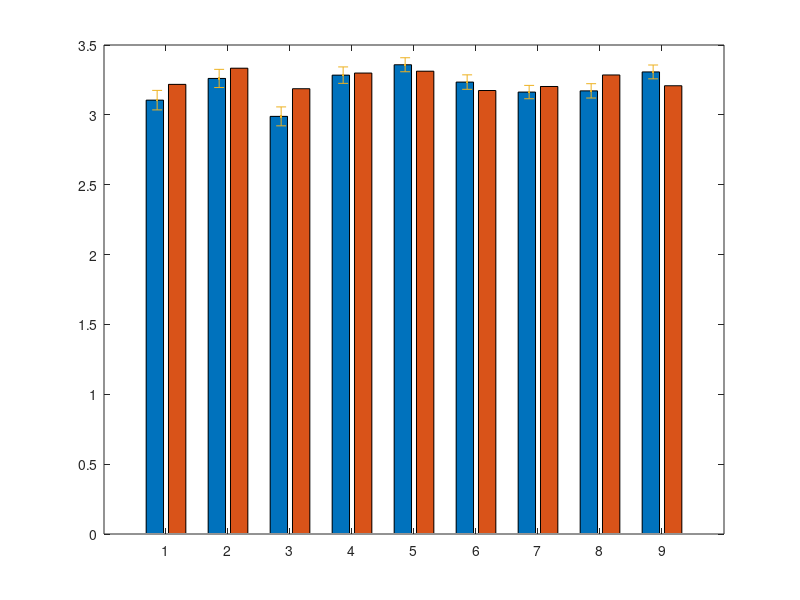

The MATLAB script that drew this image: (Note: this script raises an error after producing the figure.)

% Visualize the data in the EXE-LIM network
% Guoshi Li (5/24/2020)


clc;
close all;
clear all;

load EC;  % Estimated (optimized) EC for 98 NC and 96 MDD subjects
load SC;  % Structural connectivity with reduced models

NR = 9;   % Number of ROIs
NP = 71;  % Number of estimated parameters
NM = 2;   % Number of networks

Nb = [4 5]; % Number of ROIs in each network

n1 = Count_NC;  % Number of NC subjects
n2 = Count_MDD; % Number of MDD subjects

%==========================================================================
%              Individual Connection Analysis
%==========================================================================

% Average weight
Wm_NC = mean(W_NC);
Wm_MD = mean(W_MDD);

STD_NC = std(W_NC);
STD_MD = std(W_MDD);

SE_NC = STD_NC/sqrt(n1);
SE_MD = STD_MD/sqrt(n2);

% Put NC and MDD together
Wm_NC_MD  = [Wm_NC;   Wm_MD];
STD_NC_MD = [STD_NC; STD_MD];
SE_NC_MD  = [SE_NC; SE_MD];

% Divide the parameters into four sets
Wm_EE = Wm_NC_MD(:, 1:NR);
Wm_IE = Wm_NC_MD(:, NR+1:2*NR);
Wm_GC = Wm_NC_MD(:, 2*NR+1:NP-1);
Wm_PI = Wm_NC_MD(:, NP);

Wm_GC1 = Wm_GC(:, 1:N2/2);
Wm_GC2 = Wm_GC(:, N2/2+1:end);

% Standard Error
EE_ER = SE_NC_MD(:, 1:NR);
IE_ER = SE_NC_MD(:, NR+1:2*NR);
GC_ER = SE_NC_MD(:, 2*NR+1:NP-1);

GC_ER_NC = GC_ER(1,:);
GC_ER_MD = GC_ER(2,:);


% Reconstruct the inter-regional NR*NR matrix

m = 1;

GC1 = Wm_GC(1,:);
GC2 = Wm_GC(2,:);

MGC_NC = zeros(NR, NR);
MGC_MD = zeros(NR, NR);

MSE_NC = zeros(NR, NR);
MSE_MD = zeros(NR, NR);

for i=1:NR
    for j=1:NR
       
       if (MAP2(i,j)==1)
           MGC_NC(i,j) = GC1(m);
           MGC_MD(i,j) = GC2(m);
           
           MSE_NC(i,j) = GC_ER_NC(m);
           MSE_MD(i,j) = GC_ER_MD(m);
                      
           m = m+1;
       end      
        
    end  
end

% Weights
VGC_NC = MGC_NC(:);
VGC_MD = MGC_MD(:);

VGC_NC = VGC_NC(VGC_NC~=0);
VGC_MD = VGC_MD(VGC_MD~=0);

VGC_NC_MD = [VGC_NC VGC_MD];

VGC1 = VGC_NC_MD(1:N2/2, :);
VGC2 = VGC_NC_MD(N2/2+1:end, :);

% Standard errors
VSE_NC = MSE_NC(:);
VSE_MD = MSE_MD(:);

VSE_NC = VSE_NC(VSE_NC~=0);
VSE_MD = VSE_MD(VSE_MD~=0);

VSE_NC_MD = [VSE_NC VSE_MD];

VSE1 = VSE_NC_MD(1:N2/2, :);
VSE2 = VSE_NC_MD(N2/2+1:end, :);

%==========================================================================
%              Network Analysis
%==========================================================================

% Intra-regional weights
WNee = [mean(Wm_EE(:,1:4), 2) mean(Wm_EE(:,5:end), 2)  ];
WNie = [mean(Wm_IE(:,1:4), 2) mean(Wm_IE(:,5:end), 2)  ];

Wee_NC = W_NC(:,1:NR);
Wie_NC = W_NC(:,NR+1:2*NR);
Wgc_NC = W_NC(:,2*NR+1:NP-1);
SPI_NC = W_NC(:,NP);

Wee_MDD = W_MDD(:,1:NR);
Wie_MDD = W_MDD(:,NR+1:2*NR);
Wgc_MDD = W_MDD(:,2*NR+1:NP-1);
SPI_MDD = W_MDD(:,NP);

WeeN_NC = [mean( Wee_NC(:,1:4), 2)  mean(Wee_NC(:, 5:end), 2)  ];
WieN_NC = [mean( Wie_NC(:,1:4), 2)  mean(Wie_NC(:, 5:end), 2)  ];

WeeN_MDD = [mean(Wee_MDD(:, 1:4), 2)   mean(Wee_MDD(:, 5:end), 2)  ];
WieN_MDD = [mean(Wie_MDD(:, 1:4), 2)   mean(Wie_MDD(:, 5:end), 2)  ];

WN_NC  = [WeeN_NC  WieN_NC  SPI_NC];
WN_MDD = [WeeN_MDD WieN_MDD SPI_MDD];

% Standard errors
STD_NET_NC = std(WN_NC);
STD_NET_MD = std(WN_MDD);

SE_NET_NC = STD_NET_NC/sqrt(n1);
SE_NET_MD = STD_NET_MD/sqrt(n2);

SE_NET_NC_MD = [SE_NET_NC; SE_NET_MD];

SE_EE_NET = SE_NET_NC_MD(:,1:2);
SE_IE_NET = SE_NET_NC_MD(:,3:4);
SE_PI = SE_NET_NC_MD(:,end);


% Inter-regional weights
GCN_NC = zeros(NM, NM);
GCN_EXC_NC = zeros(NM, NM);
GCN_INH_NC = zeros(NM, NM);

GCN_MD = zeros(NM, NM);
GCN_EXC_MD = zeros(NM, NM);
GCN_INH_MD = zeros(NM, NM);

k1 = 1;
l1 = 1;

for i = 1:NM
    
    l1 = 1;
    
    for j = 1:NM
   
      k2 = k1+Nb(i)-1;  
      l2 = l1+Nb(j)-1;
      
      BLOCK = MGC_NC(k1:k2, l1:l2);
      [a, b] = find(BLOCK~=0);
      
      GCN_NC(i, j) = sum(sum(BLOCK))/length(a);
            
      PBLOCK = BLOCK(:);
      
      ID1 = find(PBLOCK>0);
      ID2 = find(PBLOCK<0);
      
      if ( length(ID1)~=0 ) 
         TEMP1 = PBLOCK(ID1);
         GCN_EXC_NC(i, j) = sum(TEMP1)/length(ID1);
      end
      
      if ( length(ID2)~=0 )  
         TEMP2 = PBLOCK(ID2);
         GCN_INH_NC(i, j) = sum(TEMP2)/length(ID2);
      end      
        
      l1 = l1+Nb(j);
      
    end
    
    k1 = k1+Nb(i);
end


k1 = 1;
l1 = 1;

for i = 1:NM
    
    l1 = 1;
    
    for j = 1:NM
   
      k2 = k1+Nb(i)-1;  
      l2 = l1+Nb(j)-1;
      
      BLOCK = MGC_MD(k1:k2, l1:l2);
      [a, b] = find(BLOCK~=0);
      
      GCN_MD(i, j) = sum(sum(BLOCK))/length(a);
            
      PBLOCK = BLOCK(:);
      
      ID1 = find(PBLOCK>0);
      ID2 = find(PBLOCK<0);
      
      if ( length(ID1)~=0 ) 
         TEMP1 = PBLOCK(ID1);
         GCN_EXC_MD(i, j) = sum(TEMP1)/length(ID1);
      end
      
      if ( length(ID2)~=0 )  
         TEMP2 = PBLOCK(ID2);
         GCN_INH_MD(i, j) = sum(TEMP2)/length(ID2);
      end      
        
      l1 = l1+Nb(j);
      
    end
    
    k1 = k1+Nb(i);
end



%==========================================================================

FVm_NC  = mean(FVAL_NC);
FVm_MD = mean(FVAL_MDD);
FVm   =  [FVm_NC FVm_MD];

SE_FV_NC = std(FVAL_NC)/sqrt(n1);
SE_FV_MD = std(FVAL_MDD)/sqrt(n2);
SE_FV = [SE_FV_NC SE_FV_MD];

SD_FV = [std(FVAL_NC) std(FVAL_MDD)];

%==========================================================================
%              Ploting
%==========================================================================

Wm_EE  = Wm_EE';
Wm_IE  = Wm_IE';
Wm_GC  = Wm_GC';
Wm_GC1 = Wm_GC1';
Wm_GC2 = Wm_GC2';

Wm_PI = Wm_PI';

WNee = WNee';
WNie = WNie';

FLIP_VGC_NC_MD = flip(VGC_NC_MD);


% STD
EE_ER = EE_ER';
IE_ER = IE_ER';
GC_ER = GC_ER';

GC1_ER = GC_ER(1:N2/2,:);
GC2_ER = GC_ER(N2/2+1:end,:);

SE_EE_NET = SE_EE_NET';
SE_IE_NET = SE_IE_NET';
SE_PI = SE_PI';

FLIP_VSE_NC_MD = flip(VSE_NC_MD);



ROI_LABEL = {'L.dlPFC', 'R.dlPFC', 'L.SPC', 'R.SPC'...
               'Thal', 'L.Amyg', 'R.Amyg', 'L.HPC', 'R.HPC'};
           
ROI_LABEL_NET = {'EXE', 'LIM'};             
           
           
INTER_LABEL1 = {'L.dlPFC-R.SPC', 'L.dlPFC-Thal', 'L.dlPFC-L.HPC', 'R.dlPFC-L.SPC', 'R.dlPFC-R.SPC',...
                 'R.dlPFC-Thal',  'R.dlPFC-R.Amyg', 'R.dlPFC-R.HPC', 'L.SPC-R.dlPFC', 'L.SPC-R.SPC',...
                 'L.SPC-Thal',   'L.SPC-R.Amyg', 'L.SPC-L.HPC', 'L.SPC-R.HPC', 'R.SPC-L.dlPFC',...
                 'R.SPC-R.dlPFC','R.SPC-L.SPC', 'R.SPC-Thal', 'R.SPC-R.Amyg', 'R.SPC-L.HPC',...
                 'R.SPC-R.HPC',  'Thal-L.dlPFC',  'Thal-R.dlPFC', 'Thal-L.SPC', 'Thal-R.SPC',...
                 'Thal-L.Amyg'};    
             
INTER_LABEL2 = { 'Thal-R.Amyg', 'Thal-L.HPC', 'Thal-R.HPC', 'L.Amyg-Thal', 'L.Amyg-L.HPC',...
                 'L.Amyg-R.HPC', 'R.Amyg-R.dlPFC', 'R.Amyg-L.SPC', 'R.Amyg-R.SPC', 'R.Amyg-Thal',...
                 'R.Amyg-L.HPC', 'R.Amyg-R.HPC', 'L.HPC-L.dlPFC', 'L.HPC-L.SPC', 'L.HPC-R.SPC',...
                 'L.HPC-Thal', 'L.HPC-L.Amyg', 'L.HPC-R.Amyg', 'L.HPC-R.HPC', 'R.HPC-R.dlPFC',...
                 'R.HPC-L.SPC', 'R.HPC-R.SPC', 'R.HPC-Thal', 'R.HPC-L.Amyg','R.HPC-R.Amyg','R.HPC-L.HPC'};        
             
INTER_LABEL = [INTER_LABEL1 INTER_LABEL2]; 

FLIP_INTER_LABEL = flip(INTER_LABEL);
           

ROI_LABEL_NET = {'EXE', 'LIM'};          
                    
          
Xtick = 1:NR;        

figure;
bar(Xtick, Wm_EE);
hold on;
ngroups = size(Wm_EE, 1);
nbars = size(Wm_EE, 2);
% Calculating the width for each bar group
groupwidth = min(0.8, nbars/(nbars + 1.5));
for i = 1:nbars
    x = (1:ngroups) - groupwidth/2 + (2*i-1) * groupwidth / (2*nbars);
    er = errorbar(x, Wm_EE(:,i), EE_ER(:,i), '.');
    er.Color = [0 0 0];
    er.LineWidth = 1;
    er.LineStyle = 'none'; 
end
hold off
set(gca, 'FontSize', 12);
title('Recurrent Excitation', 'FontSize', 16);
set(gca, 'XTick', Xtick, 'XTickLabel', ROI_LABEL);
ylabel('Weight', 'FontSize', 14);
xtickangle(45);
axis([0 NR+1 2.5 3.6]);
set(gca, 'YTick', [2.5:0.5:4]); 
box('off');
legend('NC', 'MDD');



figure;
bar(Xtick, Wm_IE);
hold on;
ngroups = size(Wm_IE, 1);
nbars = size(Wm_IE, 2);
% Calculating the width for each bar group
groupwidth = min(0.8, nbars/(nbars + 1.5));
for i = 1:nbars
    x = (1:ngroups) - groupwidth/2 + (2*i-1) * groupwidth / (2*nbars);
    er = errorbar(x, Wm_IE(:,i), IE_ER(:,i), '.');
    er.Color = [0 0 0];
    er.LineWidth = 1;
    er.LineStyle = 'none'; 
end
hold off
set(gca, 'FontSize', 12);
title('Recurrent Inhibition', 'FontSize', 16);
set(gca, 'XTick', Xtick, 'XTickLabel', ROI_LABEL);
ylabel('Weight', 'FontSize', 14);
xtickangle(45);
axis([0 NR+1 2.0 3.6]);
set(gca, 'YTick', [2:0.5:4]); 
box('off');
legend('NC', 'MDD');



%==========================================================================
Xgc = 1:N2/2;


%==========================================================================
% Spontaneous input
Xn = 1:2;

figure;
bar(Xn, Wm_PI);
hold on;
er = errorbar(Xn, Wm_PI, SE_PI, '.');
er.Color = [0 0 0];
er.LineWidth = 1;
er.LineStyle = 'none'; 
hold off
set(gca, 'FontSize', 12);
title('Spont. Input', 'FontSize', 16);
set(gca, 'XTick', [1, 2], 'XTickLabel', {'NC', 'MDD'});
axis([0 3 0.2 0.4]);
box('off');
% legend('NC', 'MDD');


%==========================================================================
% Objective function

figure;
bar(Xn, FVm);
hold on;
er = errorbar(Xn, FVm, SD_FV, '.');
er.Color = [0 0 0];
er.LineWidth = 1;
er.LineStyle = 'none'; 
hold off
set(gca, 'FontSize', 14);
title('EXE-LIM Network');
ylabel('Fitness Value'); 
set(gca, 'XTick', [1, 2], 'XTickLabel', {'NC', 'MDD'});
axis([0 3 0.0 1.0]);
box('off');



%==========================================================================
figure;
bar(Xn, WNee);
hold on;
ngroups = size(WNee, 1);
nbars = size(WNee, 2);
% Calculating the width for each bar group
groupwidth = min(0.8, nbars/(nbars + 1.5));
for i = 1:nbars
    x = (1:ngroups) - groupwidth/2 + (2*i-1) * groupwidth / (2*nbars);
    er = errorbar(x, WNee(:,i), SE_EE_NET(:,i), '.');
    er.Color = [0 0 0];
    er.LineWidth = 1;
    er.LineStyle = 'none'; 
end
hold off
set(gca, 'FontSize', 12);
title('Recurrent Excitation', 'FontSize', 16);
set(gca, 'XTick', Xn, 'XTickLabel', ROI_LABEL_NET);
ylabel('Weight', 'FontSize', 14);
axis([0.5 2.5 2.5 3.5]);
set(gca, 'YTick', [2:0.5:4]); 
box('off');
legend('NC', 'MDD');


figure;
bar(Xn, WNie);
hold on;
ngroups = size(WNie, 1);
nbars = size(WNie, 2);
% Calculating the width for each bar group
groupwidth = min(0.8, nbars/(nbars + 1.5));
for i = 1:nbars
    x = (1:ngroups) - groupwidth/2 + (2*i-1) * groupwidth / (2*nbars);
    er = errorbar(x, WNie(:,i), SE_IE_NET(:,i), '.');
    er.Color = [0 0 0];
    er.LineWidth = 1;
    er.LineStyle = 'none'; 
end
hold off
set(gca, 'FontSize', 12);
title('Recurrent Inhibition', 'FontSize', 16);
set(gca, 'XTick', Xn, 'XTickLabel', ROI_LABEL_NET);
ylabel('Weight', 'FontSize', 14);
axis([0.5 2.5 2.5 3.2]);
set(gca, 'YTick', [2:0.5:4]); 
box('off');
legend('NC', 'MDD');



Xgch = 1:N2;

figure;
barh(Xgch, FLIP_VGC_NC_MD);
hold on;
ngroups = size(FLIP_VGC_NC_MD, 1);
nbars = size(FLIP_VGC_NC_MD, 2);
% Calculating the width for each bar group
groupwidth = min(0.8, nbars/(nbars + 1.5));
for i = 1:nbars
    x = (1:ngroups) - groupwidth/2 + (2*i-1) * groupwidth / (2*nbars);
    er = errorbar(FLIP_VGC_NC_MD(:,i), x, FLIP_VSE_NC_MD(:,i), '.','horizontal' );
    er.Color = [0 0 0];
    er.LineWidth = 0.5;
    er.LineStyle = 'none'; 
end
hold off
set(gca, 'FontSize', 10);
title('Inter-regional Coupling', 'FontSize', 14);
set(gca, 'YTick', Xgch, 'YTickLabel', FLIP_INTER_LABEL );
xlabel('Weight', 'FontSize', 14);
% xtickangle(90);
% axis([0 ngroups+1 -1.0 1.5]);
% set(gca, 'YTick', [-1:0.5:1.5]); 
box('off');
legend('NC', 'MDD');


%==========================================================================

CLIM = [-0.5 1.5];

figure;
h1 = heatmap(ROI_LABEL, ROI_LABEL, round(MGC_NC, 3), 'colormap', jet, 'ColorLimits', CLIM );
% set(gca, 'Fontsize', 12);
h1.FontSize = 12;
h1.CellLabelFormat = '%.2g';
title('NC');

figure;
h2 = heatmap(ROI_LABEL, ROI_LABEL, round(MGC_MD, 3), 'colormap', jet, 'ColorLimits', CLIM );
% set(gca, 'Fontsize', 12);
h2.FontSize = 12;
h2.CellLabelFormat = '%0.2g';
title('MDD');


%==========================================================================









